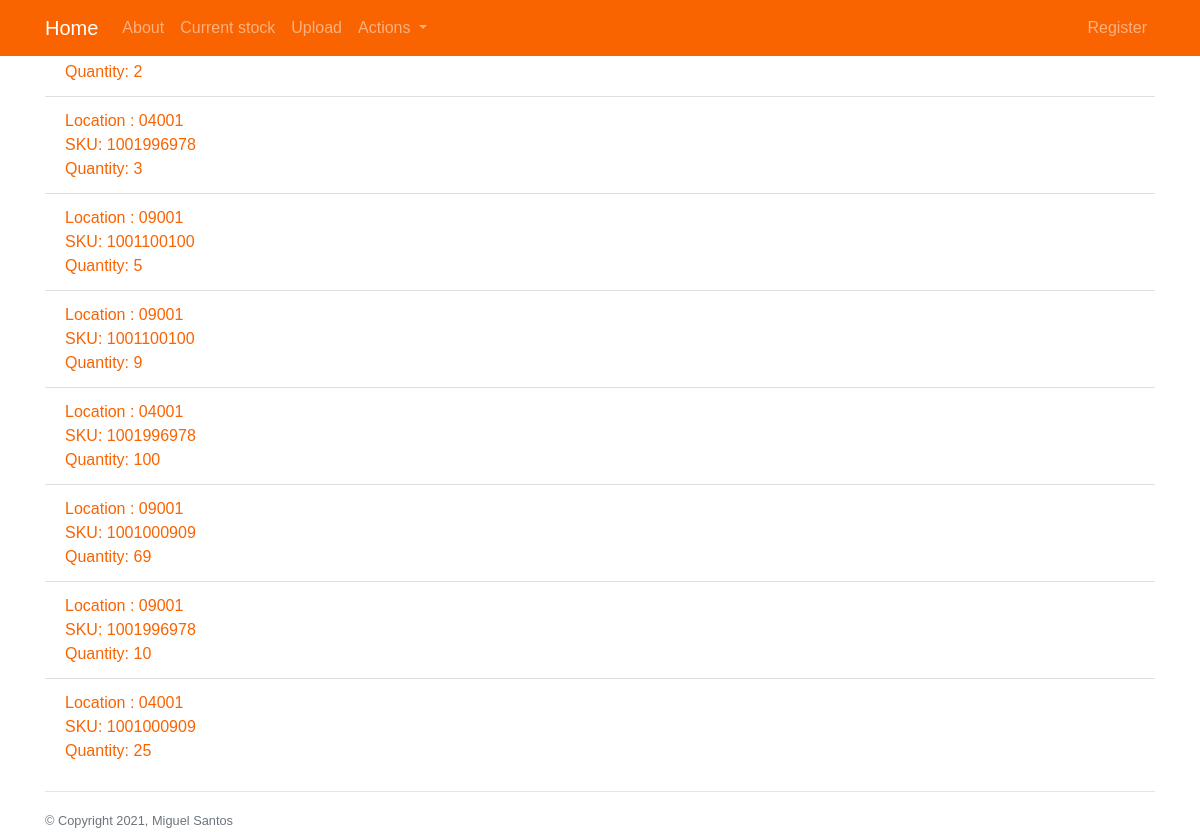
Screenshot of /inventory/ with the database file from the repository.
### inventory/models.py (models this page shows, shortened)
class ItemLocation(models.Model):
	loc = models.ForeignKey(Location, null=True, on_delete=models.SET_NULL)
	sku = models.ForeignKey(Item, null=True, on_delete=models.SET_NULL)
	qty = models.PositiveSmallIntegerField(default=0)

class Location(models.Model):
	loc = models.CharField(max_length=5)
	def __str__(self):
		return self.loc

class Item(models.Model):
	sku = models.CharField(max_length=10)
	def __str__(self):
		return self.sku

### inventory/views.py (the view)
# urls.py: path('', views.item_detail_view, name='all-items'),
def item_detail_view(request):
	items_list = ItemLocation.objects.all()
	context = {
		'items' : items_list,
		'item' : None
	}
	return render(request,"inventory/item_base.html", context)

### inventory/templates/inventory/item_base.html
{% extends 'base.html'%}
{% block content %}
	<ul class="list-group list-group-flush">
		{% if items %}
			{% for item in items %}
				{% include 'inventory/detail.html' %}
			{% endfor %}
		{% elif item %}
			{% include 'inventory/detail.html' %}
		{% else %}
				<h1>No items in database</h1>
		{% endif %}
	</ul>
{% endblock %}

### inventory/templates/inventory/detail.html
<li class="list-group-item">
	<div> Location	: {{ item.loc }}</div>
	<div> SKU:	{{ item.sku}} </div>
	<div> Quantity: {{ item.qty }} 	</div>
</li>

### static/css/mainstyle.css (style rules this page uses)
:root { --workplace-color: #f96300; }
body { font-family: Arial; color: var(--workplace-color); padding-top: 60px height: 100%; }

### rows the page displays
ItemLocation: qty "2"
ItemLocation: loc "04001", sku "1001996978", qty "3"
ItemLocation: loc "09001", sku "1001100100", qty "5"
ItemLocation: loc "09001", sku "1001100100", qty "9"
ItemLocation: loc "04001", sku "1001996978", qty "100"
ItemLocation: loc "09001", sku "1001000909", qty "69"
ItemLocation: loc "09001", sku "1001996978", qty "10"
ItemLocation: loc "04001", sku "1001000909", qty "25"
